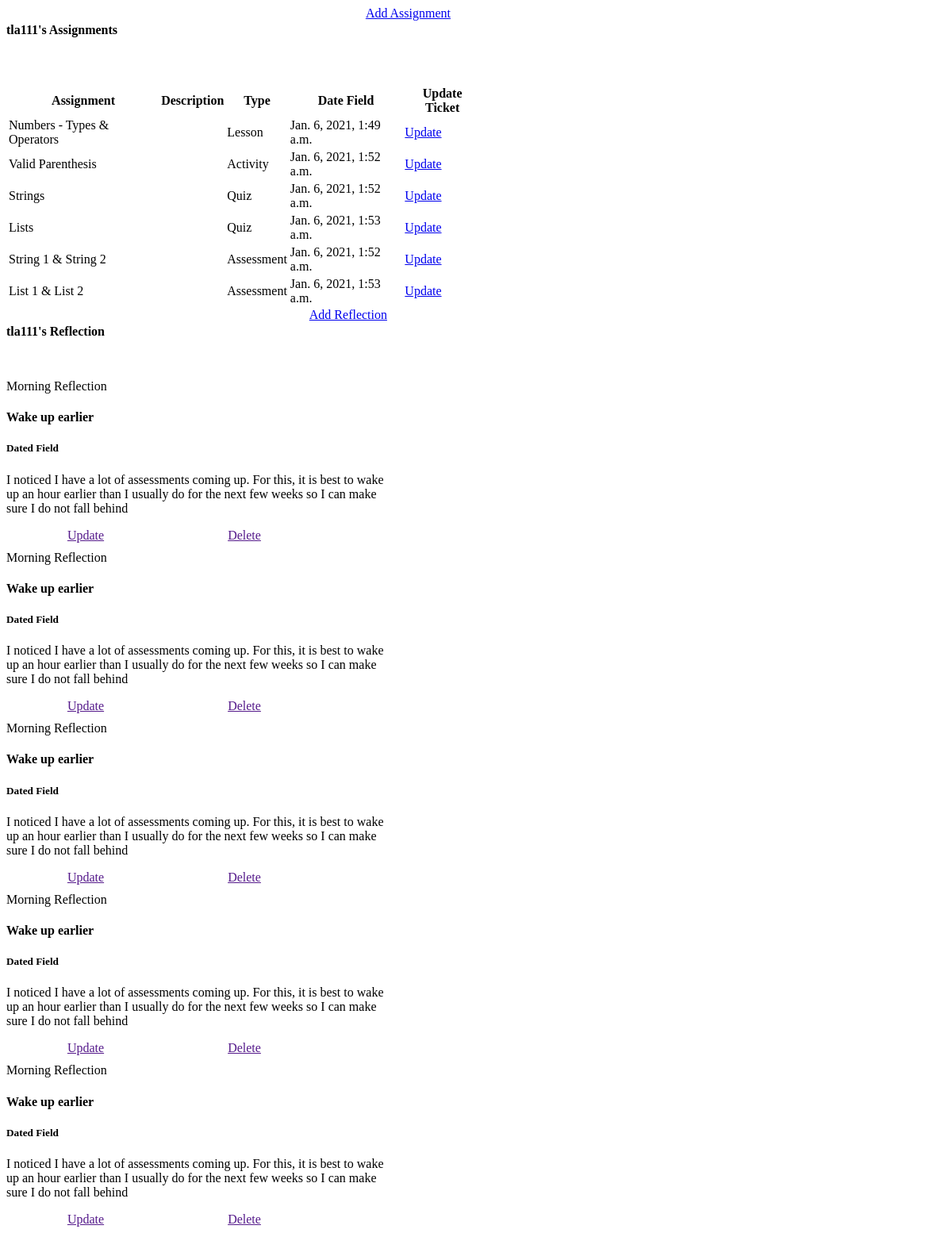
Page /journal/ (signed in) on the committed database.
### journaluser/models.py (models this page shows, shortened)
class BulletJournalUser(AbstractUser):
    display_name = models.CharField(max_length=200)

### profile_journal/models.py (models this page shows, shortened)
class Assignments(models.Model):
    TYPE = (
      ('New', 'New'),
      ('Lesson', 'Lesson'),
      ('Activity', 'Activity'),
      ('Quiz', 'Quiz'),
      ('Assessment', 'Assessment'),
      ('Completed', 'Completed'),
    )
    title = models.CharField(max_length=200)
    description = models.TextField(blank=True, null=True, default=None)
    date_filed = models.DateTimeField(default=timezone.now)
    assignment_type = models.CharField(max_length=200, choices=TYPE)
    user_created = models.ForeignKey(BulletJournalUser, on_delete=models.CASCADE,
                                     related_name="created_by_bulletjournaluser", blank=True, null=True, default=None)

### profile_journal/views.py (the view)
# urls.py: path('journal/', JournalPageView.as_view(), name='journal'),
class JournalPageView(LoginRequiredMixin, View):
    def get(self, request):
        kenzie_assignments = Assignments.objects.filter(user_created=request.user)
        return render(request, "journal_profile.html", {'assignments': kenzie_assignments} )

### templates/journal_profile.html (shortened to what this page needs)
<!DOCTYPE html>
<html lang="en">
  <head>
     <link rel="stylesheet" href="https://unpkg.com/papercss@1.8.2/dist/paper.min.css">
  </head>
  <body>
  <div class="">
    <div class="row">
      <div class='col'>
        <div class="card user_card" style="width: 35rem; height: 5rem">
            <div class="card-body card_body_contain">
              <h4>{{user.username}}'s Assignments</h4>
                <a href="/add_assignment/" class="paper-btn btn-secondary">Add Assignment</a>
            </div>
          </div>
          <br>
          <div class="tables_container">
            <table class="table table-striped table-info">
              <thead class="thead-info">
                <tr>
                  <th scope="col"'>Assignment</th>
                  <th scope="col">Description</th>
                  <th scope="col">Type</th>
                  <th scope="col">Date Field</th>
                  <th scope="col">Update Ticket</th>
                </tr>
              </thead>
              <tbody>
                {% for assignment in assignments %}
                {% if assignment.assignment_type == "Lesson" %}
                <tr>
                  <td>{{assignment.title}}</td>
                  <td>{{assignment.description}}</td>
                  <td>{{assignment.assignment_type}}</td>
                  <td>{{assignment.date_filed}}</td>
                  <td>
                      <a href="/assignment_detail/{{assignment.id}}/" class="paper-btn btn-info-outline">Update</a>
                  </td>
                </tr>
                {%endif%}
                {% endfor %}
                {% for assignment in assignments %}
                {% if assignment.assignment_type == "Activity" %}
                <tr>
                  <td>{{assignment.title}}</td>
                  <td>{{assignment.description}}</td>
                  <td>{{assignment.assignment_type}}</td>
                  <td>{{assignment.date_filed}}</td>
                  <td>
                    <a href="/assignment_detail/{{assignment.id}}/" class="paper-btn btn-info-outline">Update</a>
                  </td>
                </tr>
                {%endif%}
                {% endfor %}
                {% for assignment in assignments %}
                {% if assignment.assignment_type == "Quiz" %}
                <tr>
                  <td>{{assignment.title}}</td>
                  <td>{{assignment.description}}</td>
                  <td>{{assignment.assignment_type}}</td>
                  <td>{{assignment.date_filed}}</td>
                  <td>
                    <a href="/assignment_detail/{{assignment.id}}/" class="paper-btn btn-info-outline">Update</a>
                  </td>
                </tr>
                {%endif%}
                {% endfor %}
                {% for assignment in assignments %}
                {% if assignment.assignment_type == "Assessment" %}
                <tr>
                  <td>{{assignment.title}}</td>
                  <td>{{assignment.description}}</td>
                  <td>{{assignment.assignment_type}}</td>
                  <td>{{assignment.date_filed}}</td>
                  <td>
                    <a href="/assignment_detail/{{assignment.id}}/" class="paper-btn btn-info-outline">Update</a>
                  </td>
                </tr>
                {%endif%}
                {% endfor %}
              </tbody>
            </table>
          </div>
      </div>
      <div class='col'>
         <div class="card user_card" style="width: 30rem; height: 5rem">
            <div class="card-body card_body_contain">
              <h4>{{user.username}}'s Reflection</h4>
              <a href="/add_assignment/" class="paper-btn btn-secondary">Add Reflection</a>
            </div>
          </div>
          <div class="reflection_container">
            <div class="card" style="width: 30rem;">
                <div class="card-header">Morning Reflection</div>
                  <div class="card-body">
                    <h4 class="card-title">Wake up earlier</h4>
                    <h5 class="card-subtitle">Dated Field</h5>
                    <p class="card-text">I noticed I have a lot of assessments coming up. For this, it is best to wake up an hour earlier than I usually do for the next few weeks so I can make sure I do not fall behind</p>
                    <div class=reflection_buttons>
                      <a href="" class="paper-btn btn-secondary">Update</a>
                      <a href="" class="paper-btn btn-danger">Delete</a>
                    </div>
                  </div>
              </div>
          </div>
            <div class="reflection_container">
            <div class="card" style="width: 30rem;">
                <div class="card-header">Morning Reflection</div>
                  <div class="card-body">
                    <h4 class="card-title">Wake up earlier</h4>
                    <h5 class="card-subtitle">Dated Field</h5>
                    <p class="card-text">I noticed I have a lot of assessments coming up. For this, it is best to wake up an hour earlier than I usually do for the next few weeks so I can make sure I do not fall behind</p>
                    <div class=reflection_buttons>
                      <a href="" class="paper-btn btn-secondary">Update</a>
                      <a href="" class="paper-btn btn-danger">Delete</a>
                    </div>
                  </div>
              </div>
          </div>
            <div class="reflection_container">
            <div class="card" style="width: 30rem;">
                <div class="card-header">Morning Reflection</div>
                  <div class="card-body">
                    <h4 class="card-title">Wake up earlier</h4>
                    <h5 class="card-subtitle">Dated Field</h5>
                    <p class="card-text">I noticed I have a lot of assessments coming up. For this, it is best to wake up an hour earlier than I usually do for the next few weeks so I can make sure I do not fall behind</p>
                    <div class=reflection_buttons>
                      <a href="" class="paper-btn btn-secondary">Update</a>
                      <a href="" class="paper-btn btn-danger">Delete</a>
                    </div>
                  </div>
              </div>
          </div>
            <div class="reflection_container">
            <div class="card" style="width: 30rem;">
                <div class="card-header">Morning Reflection</div>
                  <div class="card-body">
                    <h4 class="card-title">Wake up earlier</h4>
                    <h5 class="card-subtitle">Dated Field</h5>
                    <p class="card-text">I noticed I have a lot of assessments coming up. For this, it is best to wake up an hour earlier than I usually do for the next few weeks so I can make sure I do not fall behind</p>
                    <div class=reflection_buttons>
                      <a href="" class="paper-btn btn-secondary">Update</a>
                      <a href="" class="paper-btn btn-danger">Delete</a>
                    </div>
                  </div>
              </div>
          </div>
            <div class="reflection_container">
            <div class="card" style="width: 30rem;">
                <div class="card-header">Morning Reflection</div>
                  <div class="card-body">
                    <h4 class="card-title">Wake up earlier</h4>
                    <h5 class="card-subtitle">Dated Field</h5>
                    <p class="card-text">I noticed I have a lot of assessments coming up. For this, it is best to wake up an hour earlier than I usually do for the next few weeks so I can make sure I do not fall behind</p>
                    <div class=reflection_buttons>
                      <a href="" class="paper-btn btn-secondary">Update</a>
                      <a href="" class="paper-btn btn-danger">Delete</a>
                    </div>
                  </div>
              </div>
          </div>
      </div>
    </div>
  </div>
  </body>
</html>

### templates/journal_profile.html (style rules this page uses)
.tables_container { width: 50vw; }
.card_body_contain { display: flex; justify-content: space-between; }
.reflection_container { margin-top: 10px; }
.reflection_buttons { display: flex; }
.reflection_buttons a { text-align: center; width: 200px; }

### rows in the picture
BulletJournalUser: username "tla111"
Assignments: title "Numbers - Types & Operators", assignment_type "Lesson", date_filed "Jan. 6, 2021, 1:49 a.m."
Assignments: title "Valid Parenthesis", assignment_type "Activity", date_filed "Jan. 6, 2021, 1:52 a.m."
Assignments: title "Strings", assignment_type "Quiz", date_filed "Jan. 6, 2021, 1:52 a.m."
Assignments: title "Lists", assignment_type "Quiz", date_filed "Jan. 6, 2021, 1:53 a.m."
Assignments: title "String 1 & String 2", assignment_type "Assessment", date_filed "Jan. 6, 2021, 1:52 a.m."
Assignments: title "List 1 & List 2", assignment_type "Assessment", date_filed "Jan. 6, 2021, 1:53 a.m."
